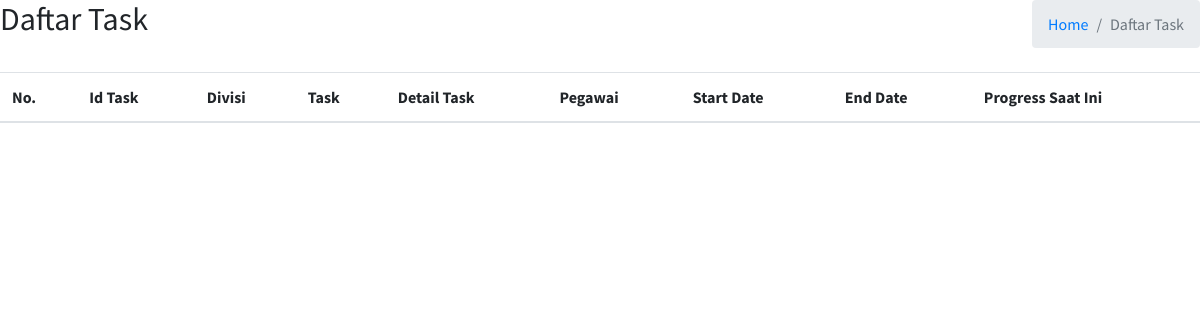
/pages/lihat_task.php (signed in), run on an earlier commit of the app's database.
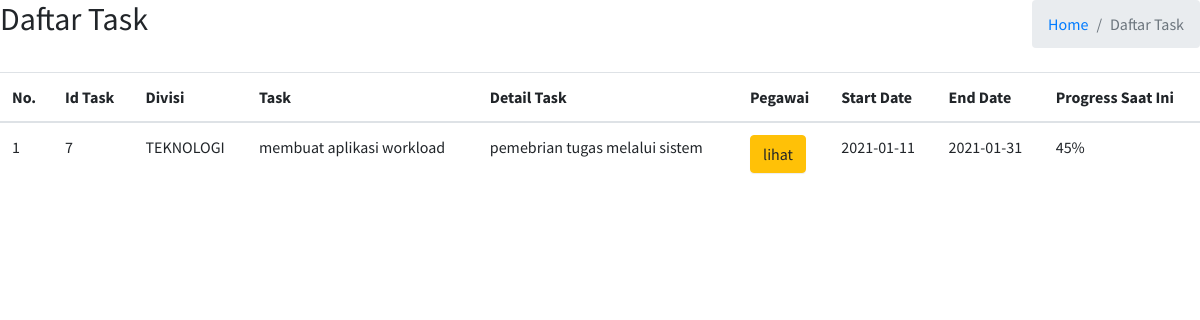
And on a later commit of the database.
### tables this page shows
CREATE TABLE `tabel_task` (
  `id_task` int(11) NOT NULL,
  `divisi` varchar(255) NOT NULL,
  `task` varchar(255) NOT NULL,
  `detail_task` varchar(255) NOT NULL,
  `start_date` date NOT NULL,
  `end_date` date NOT NULL
);

### pages/lihat_task.php (the view, shortened to what this page needs)
<!DOCTYPE html>
<html>
<head>
  <link rel="stylesheet" href="https://maxcdn.bootstrapcdn.com/font-awesome/4.4.0/css/font-awesome.min.css">
  <link rel="stylesheet" href="https://code.ionicframework.com/ionicons/2.0.1/css/ionicons.min.css">
  <link rel="stylesheet" href="../plugins/datatables/dataTables.bootstrap4.min.css">
  <link rel="stylesheet" href="../dist/css/adminlte.min.css">
</head>
<div class="panel panel-flat">
<div class="row mb-2">
          <div class="col-sm-6">
            <h2>Daftar Task</h2>
          </div>
          <div class="col-sm-6">
            <ol class="breadcrumb float-sm-right">
              <li class="breadcrumb-item"><a href="../index.php">Home</a></li>
              <li class="breadcrumb-item active">Daftar Task</li>
            </ol>
          </div>
        </div>
      <table class="table datatable-pagination">
          <thead>
              <tr>
                  <th>No.</th>
                  <th>Id Task</th>
                  <th>Divisi</th>
                  <th>Task</th>
                  <th>Detail Task</th>
                  <th>Pegawai</th>
                  <th>Start Date</th>
                  <th>End Date</th>
                  <th>Progress Saat Ini</th>
              </tr>
          </thead>
          <tbody>
              <?php
                  $koneksi = mysqli_connect("localhost", "root", "", "magang_pal");
                  $sel_query="SELECT * FROM tabel_task WHERE divisi='$_SESSION[divisi]' ORDER BY id_task desc ;";
                  $result = mysqli_query($koneksi,$sel_query);
                  $no = 1;
                  while($row = mysqli_fetch_assoc($result)) {
              ?>
                  <tr>
                      <td><?php echo $no ?></td>
                      <td><?php echo $row['id_task'] ?></td>
                      <td><?php echo $row['divisi'] ?></td>
                      <td><?php echo $row['task'] ?></td>
                      <td><?php echo $row['detail_task'] ?></td>
                      <td><a class="btn btn-warning">lihat</a></td>
                      <td><?php echo $row['start_date'] ?></td>
                      <td><?php echo $row['end_date']?></td>
                      <td>45%</td>
                  </tr>
                  <?php $no++;
              } ?>
          </tbody>
      </table>
</div>
</html>

What changed in the data, as far as the page shows it:
added tabel_task: id_task "7", divisi "TEKNOLOGI", task "membuat aplikasi workload", detail_task "pemebrian tugas melalui sistem", start_date "2021-01-11", end_date "2021-01-31"
